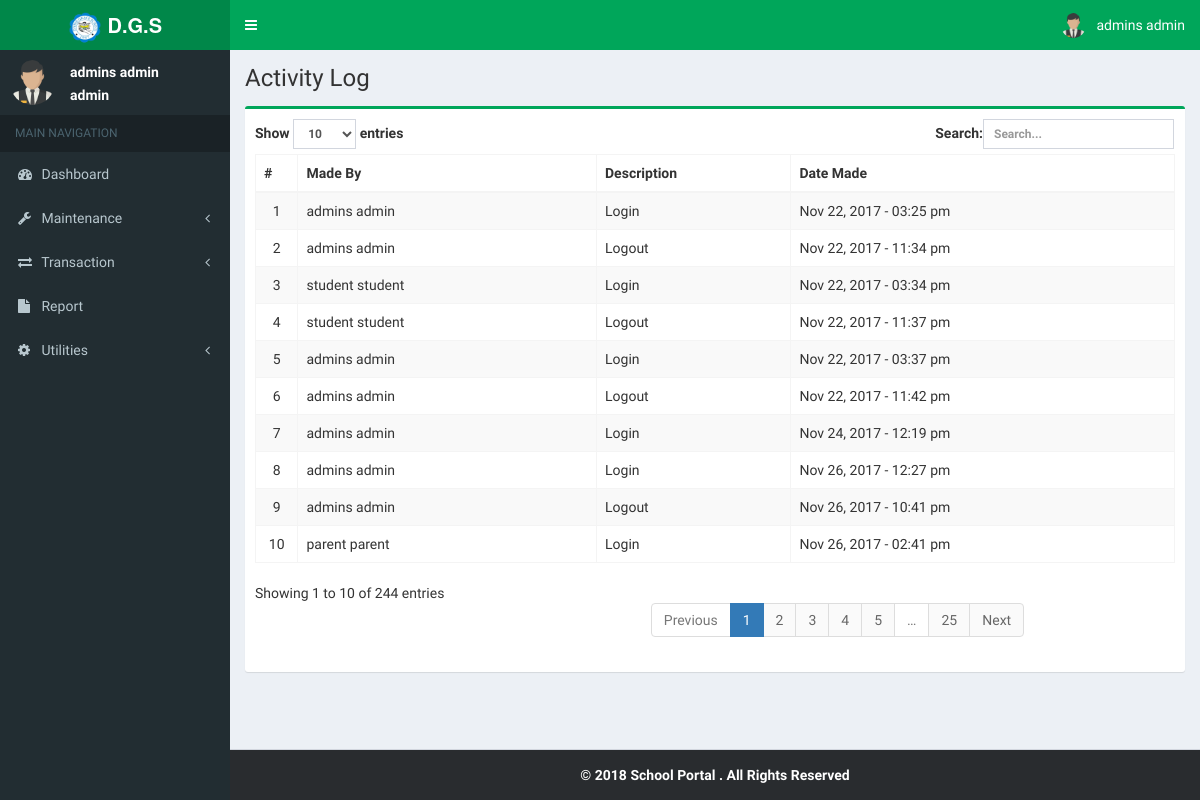
/activitylog.php (signed in), run on the app's committed database.
### tables this page shows
CREATE TABLE `logotbl` (
  `id` int(11) NOT NULL AUTO_INCREMENT,
  `logo` varchar(45) DEFAULT NULL,
  PRIMARY KEY (`id`)
);

CREATE TABLE `usertbl` (
  `id` int(11) NOT NULL AUTO_INCREMENT,
  `username` varchar(140) NOT NULL,
  `password` varchar(100) NOT NULL,
  `fname` varchar(140) NOT NULL,
  `mname` varchar(140) NOT NULL,
  `lname` varchar(140) NOT NULL,
  `contact` varchar(140) NOT NULL,
  `usertype` varchar(50) NOT NULL,
  `status` int(11) NOT NULL,
  `profile_pic` varchar(170) NOT NULL,
  PRIMARY KEY (`id`)
);

CREATE TABLE `activity_log` (
  `id` int(11) NOT NULL AUTO_INCREMENT,
  `userid` varchar(45) NOT NULL,
  `madeby` varchar(200) NOT NULL,
  `description` longtext NOT NULL,
  `datemade` varchar(45) NOT NULL,
  PRIMARY KEY (`id`)
);

CREATE TABLE `access_rights` (
  `id` int(11) NOT NULL AUTO_INCREMENT,
  `userid` int(11) NOT NULL,
  `privilege` int(11) NOT NULL,
  PRIMARY KEY (`id`)
);

### session.php (called while the page is built, shortened)
<?php
if (isset($_SESSION['username']))
{
	$username = $_SESSION['username'];
}
else
{
	header("Location: index.php");
	exit();
}
$result = mysqli_query($con,"SELECT * FROM usertbl WHERE username = '$username'")or die(mysqli_error($con));
$user_rows = mysqli_fetch_array($result);
$username = $user_rows['username'];
$fname = $user_rows['fname'];
$lname = $user_rows['lname'];
$sessionid = $user_rows['id'];
$profile_pic = $user_rows['profile_pic'];
$name = $fname." ".$lname;
?>

### activitylog.php (the view, shortened to what this page needs)
<!DOCTYPE html>
<html>
<head>
	<?php include "inc/navbar.php"; ?>
</head>
<body class="hold-transition fixed skin-green sidebar-mini">
	<div class="wrapper">
		<?php include "inc/header.php"; ?>
		<div class="content-wrapper">
			<section class="content-header">
				<h1>Activity Log</h1>
			</section>
			<section class="content">
				<div class="box box-success">
					<div class="box-body">
						<?php
						$select = mysqli_query($con, "SELECT * FROM activity_log")or die(mysqli_error($con));
						if(mysqli_num_rows($select) > 0){
							$counter = 0;
							?>
							<table class="table table-bordered table-striped" id="example">
								<thead>
									<tr>
										<th>#</th>
										<th>Made By</th>
										<th>Description</th>
										<th>Date Made</th>
									</tr>
								</thead>
								<tbody>
									<?php while ($row = mysqli_fetch_array($select)) { ?>
									<tr>
										<td width="40" class="text-center"><?php echo $counter = $counter + 1; ?></td>
										<td><?php echo $row['madeby'] ?></td>
										<td><?php echo $row['description'] ?></td>
										<td><?php echo $row['datemade'] ?></td>
									</tr>
									<?php } ?>
								</tbody>
							</table>
							<?php }else{ ?><div class="alert alert-danger">No data found.</div><?php } ?>
						</div>
					</div>
				</section>
			</div>
			<?php include "inc/sidebar.php"; ?>
			<?php include "inc/script.php"; include "inc/modal.php"; ?>
		</div>
	</body>
	</html>

### inc/navbar.php (shortened to what this page needs)
<?php include "conn.php"; ?>
<?php include "session.php"; ?>
<link href="css/bootstrap.css" rel='stylesheet' type='text/css' />
<link href="css/font-awesome.css" rel="stylesheet">
<link href="css/AdminLTE.css" rel='stylesheet' type='text/css' />
<link href="css/_all-skins.css" rel='stylesheet' type='text/css' />
<link rel="stylesheet" href="themes/default/default.css" type="text/css" media="screen" />
<link rel="stylesheet" href="themes/light/light.css" type="text/css" media="screen" />
<link rel="stylesheet" href="themes/dark/dark.css" type="text/css" media="screen" />
<link rel="stylesheet" href="themes/bar/bar.css" type="text/css" media="screen" />
<link rel="stylesheet" href="css/nivo-slider.css" type="text/css" media="screen" />
<link rel="stylesheet" href="js/datepicker/datepicker3.css" type="text/css" media="screen" />
<link rel="stylesheet" href="select2/select2.css" type="text/css" media="screen" />

### inc/header.php (shortened to what this page needs)
<?php
$q = mysqli_query($con, "SELECT * FROM logotbl limit 1");
$row = mysqli_fetch_array($q);
?>
<header class="main-header">
	<a href="admin_dashboard.php" class="logo">
		<span class="logo-lg"><b><img src="images/<?php echo $row['logo']; ?>" width="34" height="32"> D.G.S</b></span>
	</a>
	<nav class="navbar navbar-static-top">
		<a class="sidebar-toggle" data-toggle="offcanvas" role="button">
		</a>
		<div class="navbar-custom-menu">
			<ul class="nav navbar-nav">
				<li class="dropdown user user-menu">
					<a href="#" class="dropdown-toggle" data-toggle="dropdown">
						<img src="<?php echo $profile_pic; ?>" class="user-image" alt="User Image">
						<span class="hidden-xs"><?php echo $name; ?></span>
					</a>
				</li>
			</ul>
		</div>
	</nav>
</header>

### inc/sidebar.php (shortened to what this page needs)
<aside class="main-sidebar">
 <section class="sidebar">
  <div class="user-panel">
   <div class="pull-left image">
    <img src="<?php echo $profile_pic; ?>" class="img-circle">
  </div>
  <div class="pull-left info">
    <p><?php echo $name; ?></p>
    <p><?php echo $username; ?></p>
  </div>
</div>
<ul class="sidebar-menu">
 <li class="header">MAIN NAVIGATION</li>
 <?php
 $accessright = mysqli_query($con, "SELECT * FROM access_rights where userid='$sessionid'")or die(mysqli_error($con));
 while ($row_ulevel = mysqli_fetch_array($accessright)) {
  if ($row_ulevel['privilege'] == "1") { ?>
  <li>
    <a href="admin_dashboard.php">
     <i class="fa fa-dashboard"></i> <span>Dashboard</span>
   </a>
 </li>
 <?php } } ?>
 <li class="treeview slesson" onclick="setmodule('Student Lesson')">
  <a href="#">
   <i class="fa fa-wrench"></i>
   <span>Maintenance</span>
   <span class="pull-right-container">
    <span class="fa fa-angle-left pull-right"></span>
  </span>
</a>
</li>
<li class="treeview slesson" onclick="setmodule('Student Lesson')">
  <a href="#">
   <i class="fa fa-exchange"></i>
   <span>Transaction</span>
   <span class="pull-right-container">
    <span class="fa fa-angle-left pull-right"></span>
  </span>
</a>
</li>
<?php
$accessright = mysqli_query($con, "SELECT * FROM access_rights where userid='$sessionid'")or die(mysqli_error($con));
while ($row_ulevel = mysqli_fetch_array($accessright)) {
  if ($row_ulevel['privilege'] == "18") { ?>
  <li class="treeview slesson" onclick="">
    <a href="reports.php">
     <i class="fa fa-file"></i>
     <span>Report</span>
   </a>
 </li>
 <?php } } ?>
 <?php
 $accessright = mysqli_query($con, "SELECT * FROM access_rights where userid='$sessionid'")or die(mysqli_error($con));
 while ($row_ulevel = mysqli_fetch_array($accessright)) {
  if ($row_ulevel['privilege'] == "19") { ?>
  <li class="treeview slesson" onclick="">
    <a href="#">
     <i class="fa fa-cog"></i>
     <span>Utilities</span>
     <span class="pull-right-container">
      <span class="fa fa-angle-left pull-right"></span>
    </span>
  </a>
</li>
<?php } } ?>
</ul>
</section>
</aside>

### inc/script.php (shortened to what this page needs)
<footer class="main-footer text-center">
	<strong>&copy 2018 School Portal . All Rights Reserved</strong>
</footer>

### css/_all-skins.css (style rules this page uses)
.skin-green .main-header .navbar { background-color: #00a65a; }
.skin-green .main-header .navbar .nav > li > a { color: #ffffff; }
.skin-green .main-header .navbar .sidebar-toggle { color: #ffffff; }
.skin-green .main-header .navbar .sidebar-toggle { color: #fff; }
.skin-green .main-header .logo { background-color: #008d4c; color: #ffffff; border-bottom: 0 solid transparent; }
.skin-green .content-header { background: transparent; }
.skin-green .wrapper, .skin-green .main-sidebar, .skin-green .left-side { background-color: #222d32; }
.skin-green .user-panel > .info, .skin-green .user-panel > .info > a { color: #fff; }
.skin-green .sidebar-menu > li.header { color: #4b646f; background: #1a2226; }
.skin-green .sidebar-menu > li > a { border-left: 3px solid transparent; }
.skin-green .sidebar a { color: #b8c7ce; }

### data on the page
logotbl: logo (picture)
usertbl: profile_pic (picture), name "admins admin", username "admin"
activity_log: madeby "admins admin", description "Login", datemade "Nov 22, 2017 - 03:25 pm"
activity_log: counter "2", madeby "admins admin", description "Logout", datemade "Nov 22, 2017 - 11:34 pm"
activity_log: counter "3", madeby "student student", description "Login", datemade "Nov 22, 2017 - 03:34 pm"
activity_log: counter "4", madeby "student student", description "Logout", datemade "Nov 22, 2017 - 11:37 pm"
activity_log: counter "5", madeby "admins admin", description "Login", datemade "Nov 22, 2017 - 03:37 pm"
activity_log: counter "6", madeby "admins admin", description "Logout", datemade "Nov 22, 2017 - 11:42 pm"
activity_log: counter "7", madeby "admins admin", description "Login", datemade "Nov 24, 2017 - 12:19 pm"
activity_log: counter "8", madeby "admins admin", description "Login", datemade "Nov 26, 2017 - 12:27 pm"
activity_log: counter "9", madeby "admins admin", description "Logout", datemade "Nov 26, 2017 - 10:41 pm"
activity_log: counter "10", madeby "parent parent", description "Login", datemade "Nov 26, 2017 - 02:41 pm"
access_rights: privilege 1 (drawn)
access_rights: privilege 18 (drawn)
access_rights: privilege 19 (drawn)
